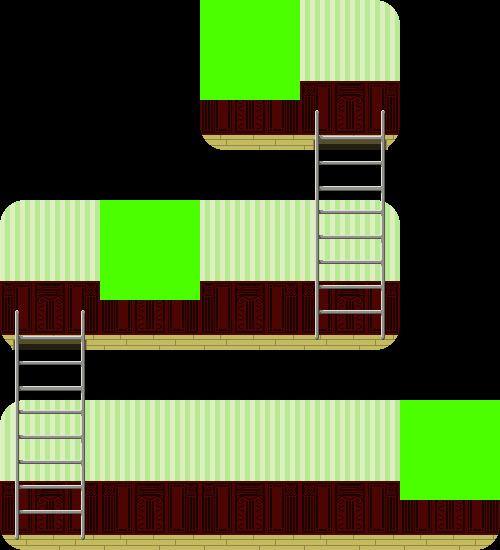

Tiled map render using the project's own tile images. Description and the whole map definition, tile-layer contents included, below:
An orthogonal 10x11 tile map with 50x50 px tiles, 3 tile layers (Tile Layer 1, Tile Layer 2, Tile Layer 3), 3 tilesets and 5 objects.

<map version="1.0" orientation="orthogonal" renderorder="right-down" width="10" height="11" tilewidth="50" tileheight="50" nextobjectid="6">
 <tileset firstgid="1" name="BackGround" tilewidth="50" tileheight="50" tilecount="18" columns="6">
  <image source="BackGround.png" width="300" height="150" />
 </tileset>
 <tileset firstgid="19" name="ladder" tilewidth="50" tileheight="50" tilecount="10" columns="2">
  <image source="ladder.png" width="100" height="250" />
 </tileset>
 <tileset firstgid="29" name="Interactable" tilewidth="50" tileheight="50" tilecount="4" columns="2">
  <image source="Interactable.png" width="100" height="100" />
 </tileset>
 <layer name="Tile Layer 1" width="10" height="11">
  <data encoding="csv">
0,0,0,0,1,2,5,6,0,0,
0,0,0,0,7,8,11,12,0,0,
0,0,0,0,13,14,17,18,0,0,
0,0,0,0,0,0,0,0,0,0,
1,2,3,4,3,4,5,6,0,0,
7,8,9,10,9,10,11,12,0,0,
13,14,15,16,15,16,17,18,0,0,
0,0,0,0,0,0,0,0,0,0,
1,2,3,4,3,4,3,4,5,6,
7,8,9,10,9,10,9,10,11,12,
13,14,15,16,15,16,15,16,17,18
</data>
 </layer>
 <layer name="Tile Layer 2" width="10" height="11">
  <data encoding="csv">
0,0,0,0,0,0,0,0,0,0,
0,0,0,0,0,0,0,0,0,0,
0,0,0,0,0,0,19,20,0,0,
0,0,0,0,0,0,21,22,0,0,
0,0,0,0,0,0,23,24,0,0,
0,0,0,0,0,0,25,26,0,0,
19,20,0,0,0,0,27,28,0,0,
21,22,0,0,0,0,0,0,0,0,
23,24,0,0,0,0,0,0,0,0,
25,26,0,0,0,0,0,0,0,0,
27,28,0,0,0,0,0,0,0,0
</data>
 </layer>
 <objectgroup name="Object Layer 1">
  <object id="1" x="200" y="135" width="200" height="15" />
  <object id="2" x="0" y="335" width="400" height="18" />
  <object id="3" x="0" y="535" width="500" height="15" />
 </objectgroup>
 <objectgroup name="Object Layer 2">
  <object id="4" x="325" y="110" width="50" height="225" />
  <object id="5" x="25" y="310" width="50" height="225" />
 </objectgroup>
 <layer name="Tile Layer 3" width="10" height="11">
  <data encoding="csv">
0,0,0,0,29,30,0,0,0,0,
0,0,0,0,31,32,0,0,0,0,
0,0,0,0,0,0,0,0,0,0,
0,0,0,0,0,0,0,0,0,0,
0,0,29,30,0,0,0,0,0,0,
0,0,31,32,0,0,0,0,0,0,
0,0,0,0,0,0,0,0,0,0,
0,0,0,0,0,0,0,0,0,0,
0,0,0,0,0,0,0,0,29,30,
0,0,0,0,0,0,0,0,31,32,
0,0,0,0,0,0,0,0,0,0
</data>
 </layer>
</map>
